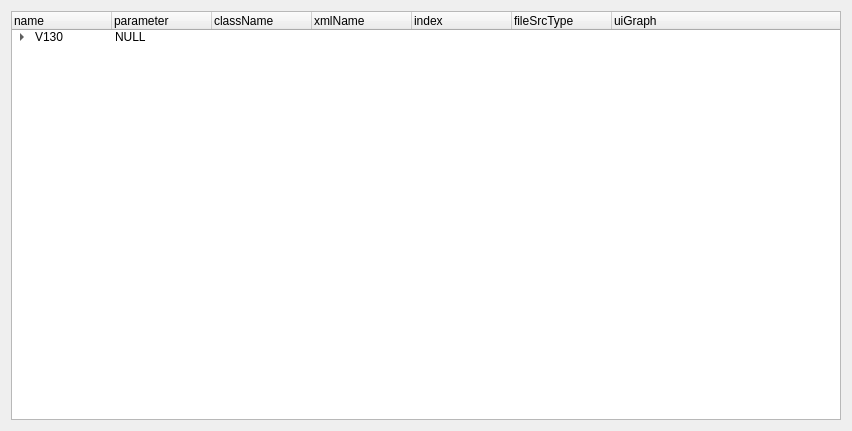
<?xml version="1.0" encoding="UTF-8"?>
<ui version="4.0">
 <class>Form</class>
 <widget class="QWidget" name="Form">
  <property name="geometry">
   <rect>
    <x>0</x>
    <y>0</y>
    <width>852</width>
    <height>431</height>
   </rect>
  </property>
  <property name="windowTitle">
   <string>Form</string>
  </property>
  <layout class="QVBoxLayout" name="verticalLayout">
   <item>
    <widget class="QTreeWidget" name="treeWidget">
     <column>
      <property name="text">
       <string>name</string>
      </property>
     </column>
     <column>
      <property name="text">
       <string>parameter</string>
      </property>
     </column>
     <column>
      <property name="text">
       <string>className</string>
      </property>
     </column>
     <column>
      <property name="text">
       <string>xmlName</string>
      </property>
     </column>
     <column>
      <property name="text">
       <string>index</string>
      </property>
     </column>
     <column>
      <property name="text">
       <string>fileSrcType</string>
      </property>
     </column>
     <column>
      <property name="text">
       <string>uiGraph</string>
      </property>
     </column>
     <item>
      <property name="text">
       <string>V130</string>
      </property>
      <property name="text">
       <string>NULL</string>
      </property>
      <property name="text">
       <string/>
      </property>
      <property name="text">
       <string/>
      </property>
      <property name="text">
       <string/>
      </property>
      <property name="text">
       <string/>
      </property>
      <item>
       <property name="text">
        <string>Axis</string>
       </property>
       <property name="text">
        <string>NULL</string>
       </property>
       <property name="text">
        <string/>
       </property>
       <property name="text">
        <string/>
       </property>
       <property name="text">
        <string/>
       </property>
       <property name="text">
        <string/>
       </property>
       <item>
        <property name="text">
         <string>Motor</string>
        </property>
        <property name="text">
         <string>NULL</string>
        </property>
        <property name="text">
         <string>UiMotor</string>
        </property>
        <property name="text">
         <string>PrmFuncMotor</string>
        </property>
        <property name="text">
         <string>0</string>
        </property>
        <property name="text">
         <string>1</string>
        </property>
        <property name="text">
         <string>GraphMotor129</string>
        </property>
       </item>
       <item>
        <property name="text">
         <string>Encoder</string>
        </property>
        <property name="text">
         <string>NULL</string>
        </property>
        <property name="text">
         <string>UiEncoder</string>
        </property>
        <property name="text">
         <string>PrmFuncEncoder</string>
        </property>
        <property name="text">
         <string>1</string>
        </property>
        <property name="text">
         <string>1</string>
        </property>
        <property name="text">
         <string>GraphEncoder129</string>
        </property>
       </item>
       <item>
        <property name="text">
         <string>Power</string>
        </property>
        <property name="text">
         <string>NULL</string>
        </property>
        <property name="text">
         <string>UiPower</string>
        </property>
        <property name="text">
         <string>PrmFuncPower</string>
        </property>
        <property name="text">
         <string>2</string>
        </property>
        <property name="text">
         <string>1</string>
        </property>
        <property name="text">
         <string>GraphPower129</string>
        </property>
       </item>
       <item>
        <property name="text">
         <string>Current</string>
        </property>
        <property name="text">
         <string>NULL</string>
        </property>
        <property name="text">
         <string>UiCurrent</string>
        </property>
        <property name="text">
         <string>PrmFuncCurrentloop</string>
        </property>
        <property name="text">
         <string>3</string>
        </property>
        <property name="text">
         <string>1</string>
        </property>
        <property name="text">
         <string>GraphCurrent129</string>
        </property>
       </item>
       <item>
        <property name="text">
         <string>Velocity</string>
        </property>
        <property name="text">
         <string>NULL</string>
        </property>
        <property name="text">
         <string>UiVelocity</string>
        </property>
        <property name="text">
         <string>PrmFuncSpeedloop</string>
        </property>
        <property name="text">
         <string>4</string>
        </property>
        <property name="text">
         <string>1</string>
        </property>
        <property name="text">
         <string>GraphVelocity129</string>
        </property>
       </item>
       <item>
        <property name="text">
         <string>Position</string>
        </property>
        <property name="text">
         <string>NULL</string>
        </property>
        <property name="text">
         <string>UiPosition</string>
        </property>
        <property name="text">
         <string>PrmFuncPositionloop</string>
        </property>
        <property name="text">
         <string>5</string>
        </property>
        <property name="text">
         <string>1</string>
        </property>
        <property name="text">
         <string>GraphPosition129</string>
        </property>
       </item>
       <item>
        <property name="text">
         <string>Brake</string>
        </property>
        <property name="text">
         <string>NULL</string>
        </property>
        <property name="text">
         <string>UiBrake</string>
        </property>
        <property name="text">
         <string>PrmFuncBrake</string>
        </property>
        <property name="text">
         <string>6</string>
        </property>
        <property name="text">
         <string>1</string>
        </property>
        <property name="text">
         <string>GraphBrake129</string>
        </property>
       </item>
       <item>
        <property name="text">
         <string>Status</string>
        </property>
        <property name="text">
         <string>NULL</string>
        </property>
        <property name="text">
         <string>UiStatus</string>
        </property>
        <property name="text">
         <string>PrmFuncDeviceStatus</string>
        </property>
        <property name="text">
         <string>7</string>
        </property>
        <property name="text">
         <string>0</string>
        </property>
        <property name="text">
         <string>GraphStatus129</string>
        </property>
       </item>
       <item>
        <property name="text">
         <string>RAM</string>
        </property>
        <property name="text">
         <string>NULL</string>
        </property>
        <property name="text">
         <string>UiRAM</string>
        </property>
        <property name="text">
         <string>PrmRAMAxis</string>
        </property>
        <property name="text">
         <string>8</string>
        </property>
        <property name="text">
         <string>1</string>
        </property>
        <property name="text">
         <string>NULL</string>
        </property>
       </item>
       <item>
        <property name="text">
         <string>FLASH</string>
        </property>
        <property name="text">
         <string>NULL</string>
        </property>
        <property name="text">
         <string>UiFLASH</string>
        </property>
        <property name="text">
         <string>PrmFlashAxis</string>
        </property>
        <property name="text">
         <string>9</string>
        </property>
        <property name="text">
         <string>1</string>
        </property>
        <property name="text">
         <string>NULL</string>
        </property>
       </item>
      </item>
      <item>
       <property name="text">
        <string>Global</string>
       </property>
       <property name="text">
        <string>NULL</string>
       </property>
       <property name="text">
        <string/>
       </property>
       <property name="text">
        <string/>
       </property>
       <property name="text">
        <string/>
       </property>
       <property name="text">
        <string/>
       </property>
       <item>
        <property name="text">
         <string>IO</string>
        </property>
        <property name="text">
         <string>NULL</string>
        </property>
        <property name="text">
         <string>UiIO</string>
        </property>
        <property name="text">
         <string>PrmIO</string>
        </property>
        <property name="text">
         <string/>
        </property>
        <property name="text">
         <string>0</string>
        </property>
        <property name="text">
         <string>NULL</string>
        </property>
       </item>
      </item>
     </item>
    </widget>
   </item>
  </layout>
 </widget>
 <resources/>
 <connections/>
</ui>
